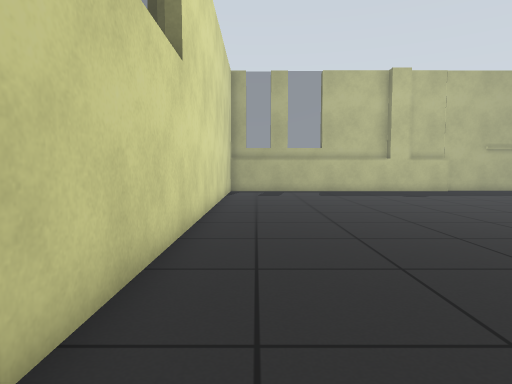
view 1 (above)

13 first-person views from a walk through a robot-simulator world made for Gazebo. The camera is 0.69 m above the floor, tilts 4° down and sees 75° across. The lines on the ground mark 1 m squares. The floor is counted in squares, 0.5 m on a side. Each view is taken from the middle of a square. On the plan, view 1 faces up. The plan holds only what a view shows up to about 15 squares ahead; the rest is blank. Robots are left out.

view 2
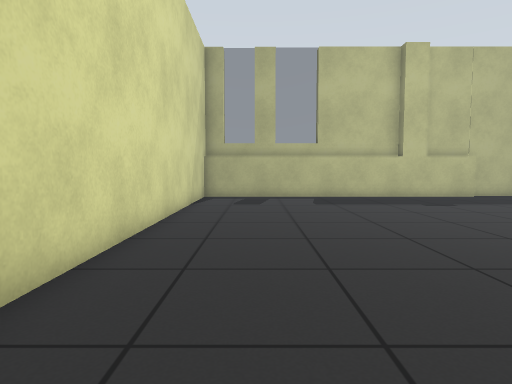

view 3
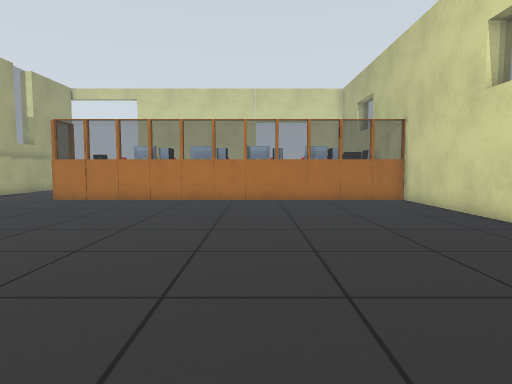

view 4
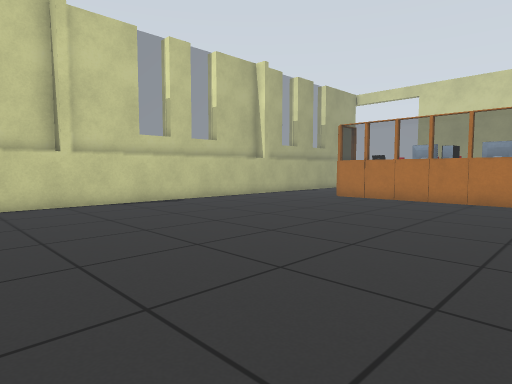

view 5
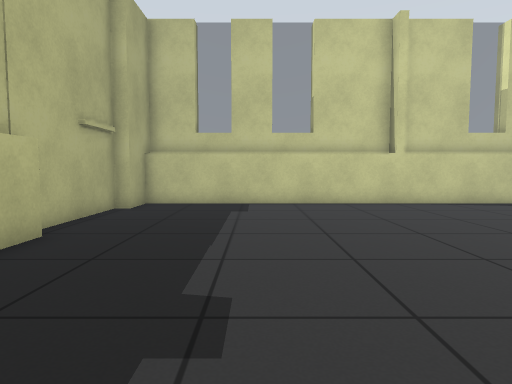

view 6
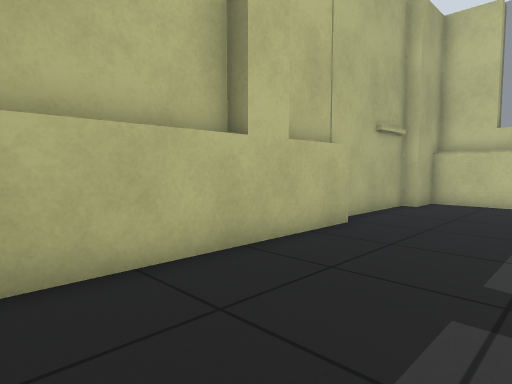

view 7
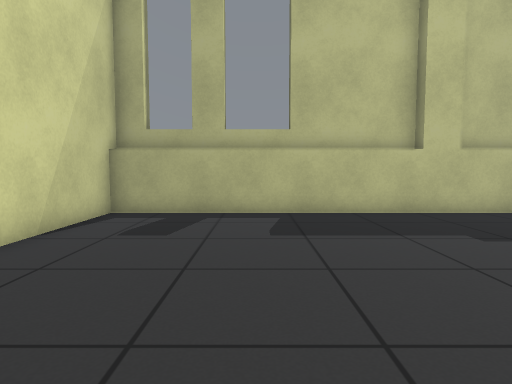

view 8
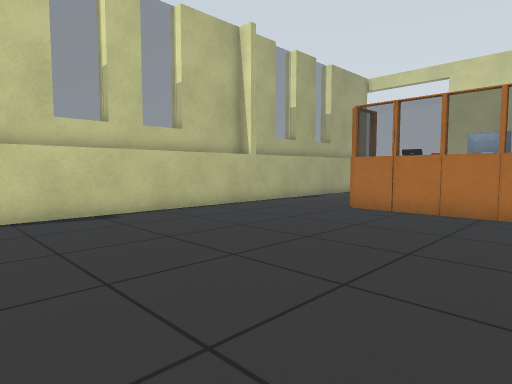

view 9
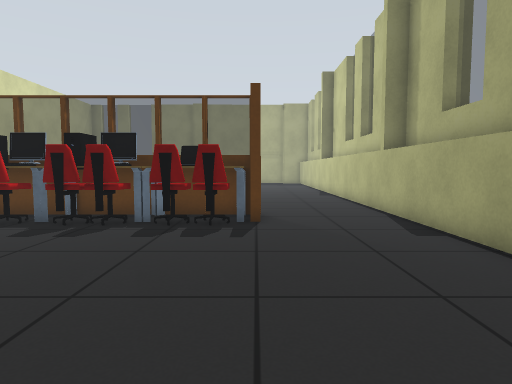

view 10
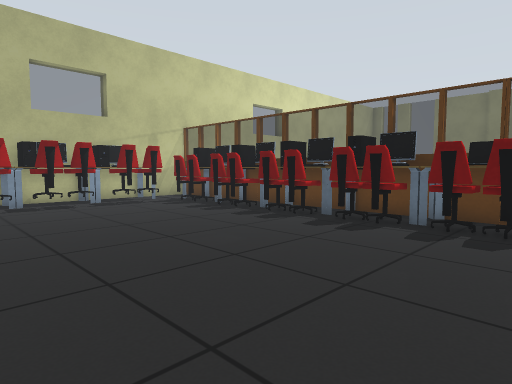

view 11
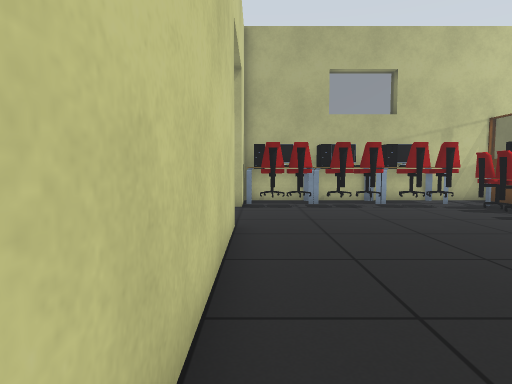

view 12
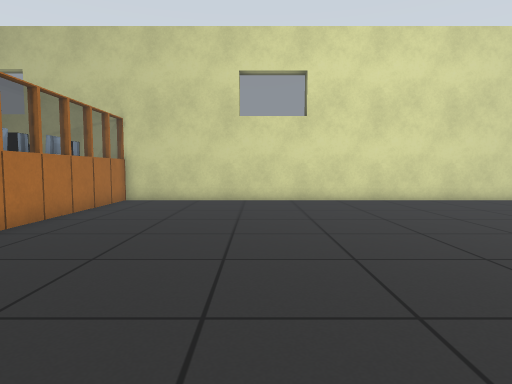

view 13
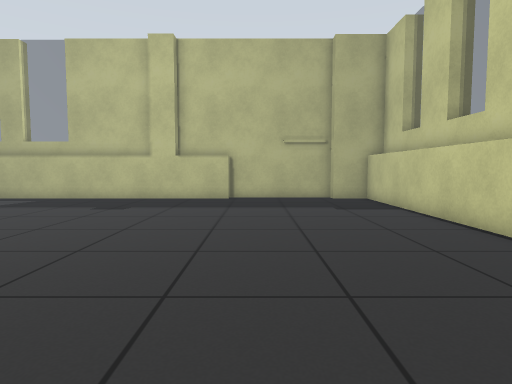

### Floor plan
Points are (right, up) in squares from view 1. A wall is a line through its corners. A room is listed if a view was taken in it or the views show most of it. See-through windows are left out.
Room 1 (views 1, 2, 3, 4, 5, 6, 7, 8, 12, 13)
walls: (11.8, 20.4) (-1.5, 20.4) (-1.5, -11.5); (7.1, -1.3) (7.9, -1.3); (9.8, -1.3) (10.5, -1.3); (11.9, -1.5) (12.5, -1.6); (13.8, -1) (14.2, -1); (16.6, 20.9) (12.5, 20.9); (-1.6, -0.7) (13.9, -0.7); (18.1, -0.6) (18.1, 20.4) (16.6, 20.4)
ways out: opening at (16, -1) to room 2
Room 2 (views 9, 10, 11)
walls: (7.9, -3.2) (7.3, -3.2); (9.7, -2.7) (9.7, -3.2); (9.5, -2.7) (9.5, -3.3); (10.5, -2.5) (10.5, -3.2); (7.1, -3.2) (6.1, -3.2); (8.8, -2.5) (7.9, -2.5); (11.4, -2.5) (10.7, -2.5) (10.7, -3.2) (8.9, -3.2); (13.4, -3.2) (11.4, -3.2); (5.1, -11.5) (12.4, -11.5); (12.5, -2.5) (12, -2.5); (12.3, -2.1) (12.3, -3.1); (5.5, -3.2) (3.6, -3.2); (10.6, -1.4) (9.8, -1.4); (6.1, -2.5) (5.5, -2.5); (14.1, -2.5) (13, -2.5) (13, -3.3); (18.1, -5.8) (18.1, -0.6); (1.4, -7.5) (1.4, -8.4); (2.8, -3.2) (1, -3.2); (1.4, -9) (1.4, -10.9); (1.4, -6.5) (1.4, -7.3); (1.4, -4.9) (1.4, -5.8); (1.4, -3.9) (1.4, -4.7)
low walls: (10.3, -2.6) (9.8, -2.7) (9.7, -2.7); (8.1, -2.7) (7.9, -2.7); (12.9, -2.6) (12.4, -2.8) (12, -2.6); (3.5, -2.5) (2.8, -2.5); (1, -9) (0.8, -9.5)
ways out: opening at (16, -1) to room 1

Positions as (right, up) in squares from view 1, and headings:
1: (0, 0), facing up
2: (1, 4), facing up
3: (5, 14), facing down
4: (5, 14), facing down-right
5: (5, 16), facing right
6: (4, 16), facing up-right
7: (3, 10), facing up
8: (8, 10), facing down-right
9: (14, -11), facing up
10: (14, -11), facing up-left
11: (13, -11), facing left
12: (13, 5), facing left
13: (13, 5), facing up
